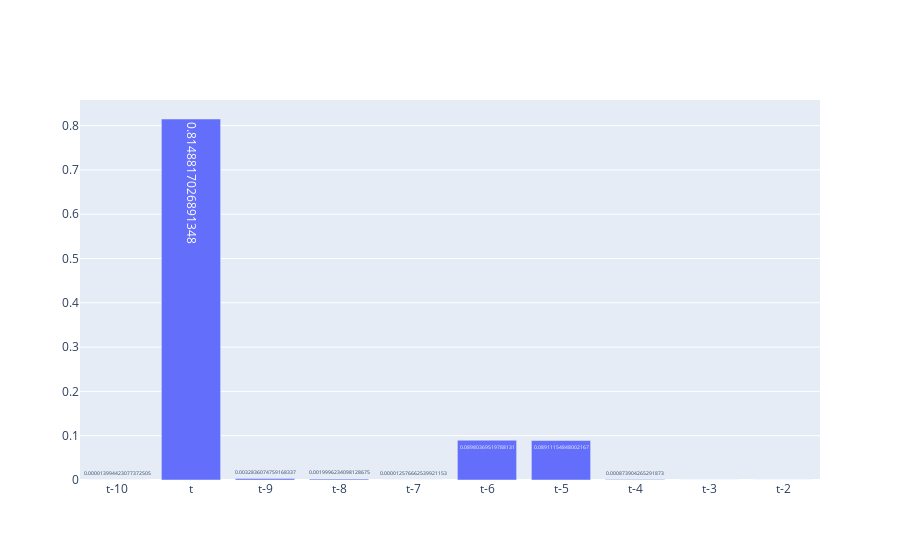

Notebook code for this chart:
### Markdown cell above
## Deciding on which lags might have the bigger impact on the current USD Rate

### Code cell
import plotly.graph_objects as go
names = lags_to_fill.columns
fig = go.Figure(data=[go.Bar(
            x=lags_to_fill.columns, y=rf_model.feature_importances_,
            text=rf_model.feature_importances_,
            textposition='auto',)])

fig.show()

### Figure 1 — Plotly figure (JSON) as saved in the notebook; plotly's stock layout.template omitted (floating-point values rounded to 4 significant figures)
{"data": [{"text": [1.399e-05, 0.8149, 0.003284, 0.002, 1.258e-05, 0.0898, 0.08911, 0.0008739, 8.653e-06, 1.069e-05], "textposition": "auto", "type": "bar", "x": ["t-10", "t", "t-9", "t-8", "t-7", "t-6", "t-5", "t-4", "t-3", "t-2", "t-1"], "y": [1.399e-05, 0.8149, 0.003284, 0.002, 1.258e-05, 0.0898, 0.08911, 0.0008739, 8.653e-06, 1.069e-05]}], "layout": {}}
